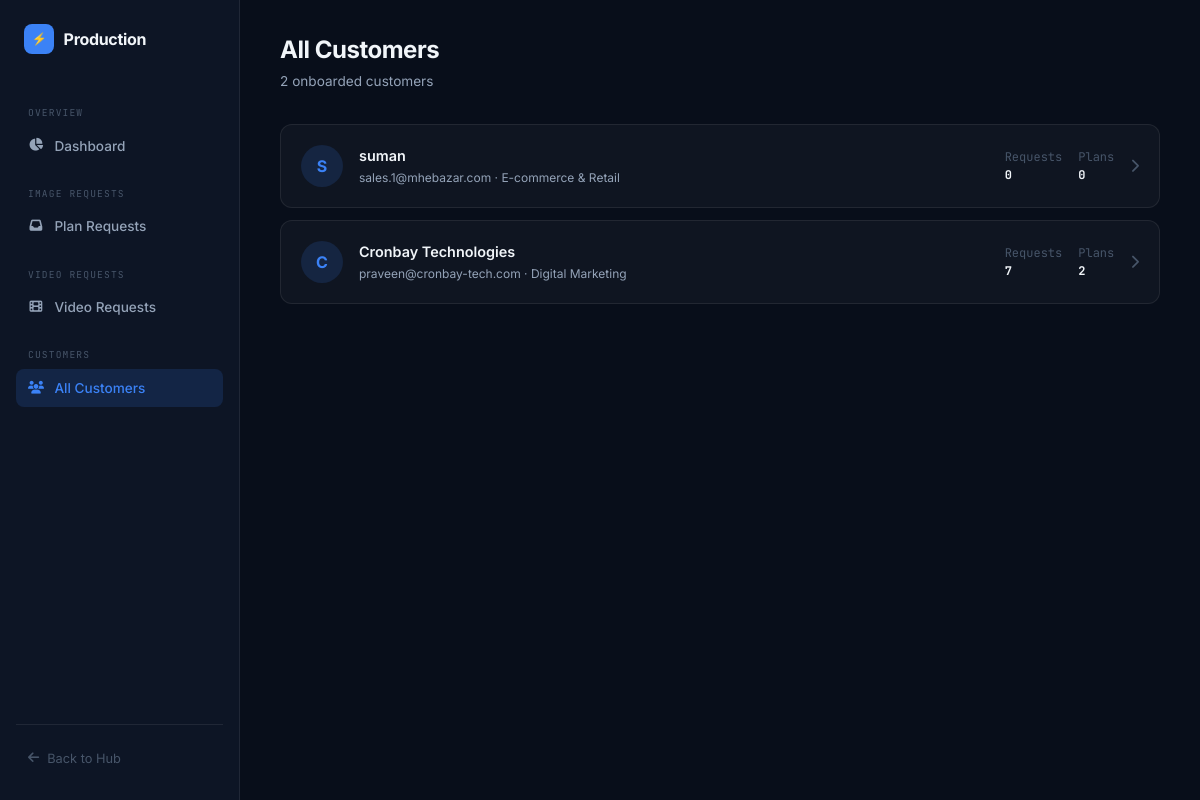
The app's page /hub/admin-hub/customers/ (signed in) with its own data.
### hub/models.py (models this page shows, shortened)
class BusinessProfile(models.Model):
    user = models.OneToOneField(settings.AUTH_USER_MODEL, on_delete=models.CASCADE, related_name='business_profile')
    business_name = models.CharField(max_length=255, blank=True, default='')
    industry = models.CharField(max_length=255, blank=True, default='')
    website = models.URLField(max_length=500, blank=True, default='')
    target_audience = models.TextField(blank=True, default='')
    goals = models.TextField(blank=True, default='')
    logo_url = models.CharField(max_length=500, blank=True, default='')
    brand_colors = models.JSONField(default=list, blank=True)
    references = models.JSONField(default=list, blank=True)  # [{url, description}, ...]
    fonts = models.CharField(max_length=255, blank=True, default='')
    tone_of_voice = models.CharField(max_length=255, blank=True, default='')
    instagram = models.CharField(max_length=500, blank=True, default='')
    facebook = models.CharField(max_length=500, blank=True, default='')
    x_twitter = models.CharField(max_length=500, blank=True, default='')
    linkedin = models.CharField(max_length=500, blank=True, default='')
    discord = models.CharField(max_length=500, blank=True, default='')
    youtube = models.CharField(max_length=500, blank=True, default='')
    tiktok = models.CharField(max_length=500, blank=True, default='')
    buffer_access_token = models.CharField(max_length=500, blank=True, null=True)
    buffer_refresh_token = models.CharField(max_length=500, blank=True, null=True)
    buffer_token_expires_at = models.DateTimeField(null=True, blank=True)
    buffer_channels = models.JSONField(default=dict, blank=True)
    created_at = models.DateTimeField(auto_now_add=True)
    updated_at = models.DateTimeField(auto_now=True)

### accounts/models.py (models this page shows, shortened)
class User(AbstractUser):
    email = models.EmailField(unique=True)
    USERNAME_FIELD = 'email'
    REQUIRED_FIELDS = ['username']

### hub/admin_views.py (the view)
# urls.py: path("customers/", admin_views.admin_customers, name="admin_customers"),
@staff_required
def admin_customers(request):
    profiles = BusinessProfile.objects.select_related('user').order_by('-created_at')
    return render(request, "hub/admin_panel.html", {
        "section":  "customers",
        "profiles": profiles,
    })

### hub/admin_views.py (called while the page is built)
def staff_required(view_func):
    @wraps(view_func)
    def _wrapped(request, *args, **kwargs):
        if not request.user.is_authenticated:
            return redirect(f'/accounts/login/?next={request.path}')
        if not request.user.is_staff and not request.user.is_superuser:
            if request.user.username in ['Nandhishwaran', 'admin', 'Praveen Patel']:
                return view_func(request, *args, **kwargs)
            return HttpResponseForbidden(f"Admin access only. You are logged in as {request.user.username}")
        return view_func(request, *args, **kwargs)
    return _wrapped

### crontools/templates/hub/admin_panel.html (shortened to what this page needs)
{% load static %}
<!DOCTYPE html>
<html lang="en">
<head>
    <link rel="stylesheet" href="https://cdnjs.cloudflare.com/ajax/libs/font-awesome/6.4.0/css/all.min.css">
</head>
<body>
    <aside>
        <div class="logo">
            <div class="logo-icon">⚡</div>
            Production
        </div>
        <div class="nav-section">Overview</div>
        <nav>
            <a href="{% url 'admin_dashboard' %}" class="">
                <i class="fas fa-chart-pie"></i> Dashboard
            </a>
        </nav>
        <div class="nav-section">Image Requests</div>
        <nav>
            <a href="{% url 'admin_requests' %}"
                class="{% if section == 'requests' or section == 'request_detail' %}active{% endif %}">
                <i class="fas fa-inbox"></i> Plan Requests
            </a>
        </nav>
        <div class="nav-section">Video Requests</div>
        <nav>
            <a href="{% url 'admin_video_requests' %}"
                class="{% if section == 'video_requests' or section == 'video_request_detail' or section == 'video_plan_detail' %}active{% endif %}">
                <i class="fas fa-film"></i> Video Requests
            </a>
        </nav>
        <div class="nav-section">Customers</div>
        <nav>
            <a href="{% url 'admin_customers' %}"
                class="{% if section == 'customers' or section == 'customer_detail' %}active{% endif %}">
                <i class="fas fa-users"></i> All Customers
            </a>
        </nav>
        <div class="sidebar-footer">
            <a href="{% url 'hub_home' %}">
                <i class="fas fa-arrow-left"></i> Back to Hub
            </a>
        </div>
    </aside>
    <main>
        {% if section == 'dashboard' %}
        <div class="page-header">
            <div>
                <h1>Production Dashboard</h1>
                <div class="subtitle">All customer requests · live status overview</div>
            </div>
        </div>
        <div class="stats-row">
            <div class="stat-card">
                <div class="stat-icon" style="background:var(--warning-dim); color:var(--warning);">
                    <i class="fas fa-clock"></i>
                </div>
                <div class="stat-label">IMG Pending</div>
                <div class="stat-value">{{ stats.pending }}</div>
                <div class="stat-sub">Image requests</div>
            </div>
            <div class="stat-card">
                <div class="stat-icon" style="background:var(--warning-dim); color:var(--warning);">
                    <i class="fas fa-video"></i>
                </div>
                <div class="stat-label">VID Pending</div>
                <div class="stat-value">{{ stats.pending_video }}</div>
                <div class="stat-sub">Video requests</div>
            </div>
            <div class="stat-card">
                <div class="stat-icon" style="background:var(--accent-dim); color:var(--accent);">
                    <i class="fas fa-check-circle"></i>
                </div>
                <div class="stat-label">Approved</div>
                <div class="stat-value">{{ stats.approved|add:stats.approved_video }}</div>
                <div class="stat-sub">Plans released</div>
            </div>
            <div class="stat-card">
                <div class="stat-icon" style="background:var(--violet-dim); color:var(--violet);">
                    <i class="fas fa-users"></i>
                </div>
                <div class="stat-label">Total Customers</div>
                <div class="stat-value">{{ stats.customers }}</div>
                <div class="stat-sub">With onboarding profiles</div>
            </div>
        </div>
        <div class="table-wrap">
            <div class="table-toolbar">
                <h3>🔔 Recent Requests</h3>
            </div>
            <table>
                <thead>
                    <tr>
                        <th>Type</th>
                        <th>Customer</th>
                        <th>Request ID</th>
                        <th>Date Range</th>
                        <th>Status</th>
                        <th>Action</th>
                    </tr>
                </thead>
                <tbody>
                    {% for r in recent_requests %}
                    <tr>
                        <td>
                            <span
                                class="badge {% if r.req_type == 'video' %}badge-video{% else %}badge-image{% endif %}">
                                {{ r.req_type|upper }}
                            </span>
                        </td>
                        <td>
                            <div style="font-weight:600;">{{ r.user.email }}</div>
                            <div class="mono">{{ r.user.username }}</div>
                        </td>
                        <td><span class="mono">{{ r.request_id }}</span></td>
                        <td class="mono">{{ r.start_date }} → {{ r.end_date }}</td>
                        <td><span class="pill pill-{{ r.status }}">{{ r.status }}</span></td>
                        <td>
                            {% if r.req_type == 'video' %}
                            <a href="{% url 'admin_video_request_detail' r.request_id %}" class="btn btn-ghost btn-sm">
                                <i class="fas fa-arrow-right"></i> Manage
                            </a>
                            {% else %}
                            <a href="{% url 'admin_request_detail' r.request_id %}" class="btn btn-ghost btn-sm">
                                <i class="fas fa-arrow-right"></i> Manage
                            </a>
                            {% endif %}
                        </td>
                    </tr>
                    {% empty %}
                    <tr>
                        <td colspan="6" style="text-align:center; color:var(--text-3); padding: 2rem;">No requests yet
                        </td>
                    </tr>
                    {% endfor %}
                </tbody>
            </table>
        </div>
        <div class="table-wrap" style="margin-top: 1.5rem;">
            <div class="table-toolbar">
                <h3>💬 Customer Feedback {% if stats.unresolved_feedback %}<span class="pill pill-pending" style="margin-left: 0.5rem;">{{ stats.unresolved_feedback }} unresolved</span>{% endif %}</h3>
            </div>
            <table>
                <thead>
                    <tr>
                        <th>Customer</th>
                        <th>Post</th>
                        <th>Tags</th>
                        <th>Notes</th>
                        <th>Date</th>
                    </tr>
                </thead>
                <tbody>
                    {% for fb in recent_feedback %}
                    <tr>
                        <td>
                            <div style="font-weight:600;">{{ fb.user.email }}</div>
                        </td>
                        <td>
                            <span class="mono">
                                {% if fb.post %}
                                    {{ fb.post.title|default:fb.post.post_id }}
                                {% elif fb.video_post %}
                                    {{ fb.video_post.title|default:fb.video_post.post_id }}
                                {% else %}
                                    -
                                {% endif %}
                            </span>
                        </td>
                        <td>
                            {% for tag in fb.tags %}
                            <span class="pill pill-working" style="margin: 1px;">{{ tag }}</span>
                            {% endfor %}
                        </td>
                        <td style="max-width: 300px; font-size: 0.82rem;">{{ fb.notes|truncatewords:20 }}</td>
                        <td class="mono">{{ fb.created_at|date:"d M Y, H:i" }}</td>
                    </tr>
                    {% empty %}
                    <tr>
                        <td colspan="5" style="text-align:center; color:var(--text-3); padding: 2rem;">No customer feedback yet</td>
                    </tr>
                    {% endfor %}
                </tbody>
            </table>
        </div>
        {% elif section == 'customers' %}
        <div class="page-header">
            <div>
                <h1>All Customers</h1>
                <div class="subtitle">{{ profiles|length }} onboarded customer{{ profiles|length|pluralize }}</div>
            </div>
        </div>
        {% for profile in profiles %}
        <a class="customer-card" href="{% url 'admin_customer_detail' profile.user.id %}">
            <div class="avatar">{{ profile.business_name|first|upper|default:"?" }}</div>
            <div class="customer-info">
                <div class="customer-name">{{ profile.business_name|default:"(No Business Name)" }}</div>
                <div class="customer-meta">{{ profile.user.email }} · {{ profile.industry|default:"—" }}</div>
            </div>
            <div class="customer-stats">
                <div class="cst">Requests<br><strong>{{ profile.user.plan_requests.count }}</strong></div>
                <div class="cst">Plans<br><strong>{{ profile.user.generated_plans.count }}</strong></div>
            </div>
            <i class="fas fa-chevron-right" style="color:var(--text-3);"></i>
        </a>
        {% empty %}
        <div class="card" style="text-align:center; color:var(--text-3); padding:3rem;">No customers yet</div>
        {% endfor %}
        {% endif %}
    </main>
</body>
</html>

### crontools/templates/hub/admin_panel.html (style rules this page uses)
:root { --bg: #080e1a; --sidebar-bg: #0d1525; --surface: rgba(255, 255, 255, 0.03); --surface-2: rgba(255, 255, 255, 0.06); --border: rgba(255, 255, 255, 0.08); --border-2: rgba(255, 255, 255, 0.14); --accent: #3b82f6; --accent-dim: rgba(59, 130, 246, 0.15); --accent-hover: #2563eb; --success: #10b981; --success-dim: rgba(16, 185, 129, 0.12); --warning: #f59e0b; --warning-dim: rgba(245, 158, 11, 0.12); --danger: #ef4444; --danger-dim: rgba(239, 68, 68, 0.12); --violet: #8b5cf6; --violet-dim: rgba(139, 92, 246, 0.12); --text: #f1f5f9; --text-2: #94a3b8; --text-3: #475569; --mono: 'JetBrains Mono', monospace; --sidebar-w: 240px; --radius: 12px; --radius-sm: 8px; }
*, *::before, *::after { box-sizing: border-box; margin: 0; padding: 0; }
html { scroll-behavior: smooth; }
body { font-family: 'Inter', sans-serif; background: var(--bg); color: var(--text); display: flex; min-height: 100vh; font-size: 14px; line-height: 1.5; }
aside { width: var(--sidebar-w); background: var(--sidebar-bg); border-right: 1px solid var(--border); display: flex; flex-direction: column; padding: 1.5rem 1rem; position: fixed; height: 100vh; z-index: 100; overflow-y: auto; }
.logo { display: flex; align-items: center; gap: 0.6rem; font-weight: 700; font-size: 1rem; letter-spacing: -0.02em; color: var(--text); margin-bottom: 2rem; padding: 0 0.5rem; }
.logo-icon { width: 30px; height: 30px; background: var(--accent); border-radius: 8px; display: flex; align-items: center; justify-content: center; font-size: 0.75rem; }
.nav-section { font-family: var(--mono); font-size: 0.6rem; letter-spacing: 0.12em; text-transform: uppercase; color: var(--text-3); padding: 0 0.75rem; margin: 1.25rem 0 0.4rem; }
nav a { text-decoration: none; color: var(--text-2); padding: 0.55rem 0.75rem; border-radius: var(--radius-sm); display: flex; align-items: center; gap: 0.65rem; font-weight: 500; font-size: 0.85rem; transition: all 0.15s; margin-bottom: 2px; }
nav a i { width: 16px; text-align: center; font-size: 0.8rem; }
nav a.active { background: var(--accent-dim); color: var(--accent); }
.sidebar-footer { margin-top: auto; padding-top: 1rem; border-top: 1px solid var(--border); }
.sidebar-footer a { display: flex; align-items: center; gap: 0.5rem; color: var(--text-3); font-size: 0.8rem; text-decoration: none; padding: 0.5rem 0.75rem; border-radius: var(--radius-sm); transition: color 0.15s; }
main { margin-left: var(--sidebar-w); flex: 1; padding: 2rem 2.5rem; min-height: 100vh; max-width: calc(100vw - var(--sidebar-w)); }
.page-header { display: flex; justify-content: space-between; align-items: flex-start; margin-bottom: 2rem; gap: 1rem; }
.page-header h1 { font-size: 1.5rem; font-weight: 700; letter-spacing: -0.02em; }
.page-header .subtitle { color: var(--text-2); font-size: 0.85rem; margin-top: 0.2rem; }
.customer-card { background: var(--surface); border: 1px solid var(--border); border-radius: var(--radius); padding: 1.25rem; display: flex; align-items: center; gap: 1rem; text-decoration: none; color: var(--text); transition: border-color 0.15s, background 0.15s; margin-bottom: 0.75rem; }
.avatar { width: 42px; height: 42px; border-radius: 50%; background: var(--accent-dim); display: flex; align-items: center; justify-content: center; font-weight: 700; font-size: 1rem; color: var(--accent); flex-shrink: 0; text-transform: uppercase; }
.customer-info { flex: 1; min-width: 0; }
.customer-name { font-weight: 600; font-size: 0.9rem; }
.customer-meta { font-size: 0.75rem; color: var(--text-2); margin-top: 0.15rem; }
.customer-stats { display: flex; gap: 1rem; }
.cst { font-size: 0.75rem; color: var(--text-3); font-family: var(--mono); }
.cst strong { color: var(--text); }

### records on screen
BusinessProfile: business_name|first "S", business_name "suman", user.email "sales.1@mhebazar.com", industry "E-commerce & Retail", user.plan_requests.count "0", user.generated_plans.count "0"
BusinessProfile: business_name|first "C", business_name "Cronbay Technologies", user.email "praveen@cronbay-tech.com", industry "Digital Marketing", user.plan_requests.count "7", user.generated_plans.count "2"

### other values on screen
{{ profiles|length }} "2"
